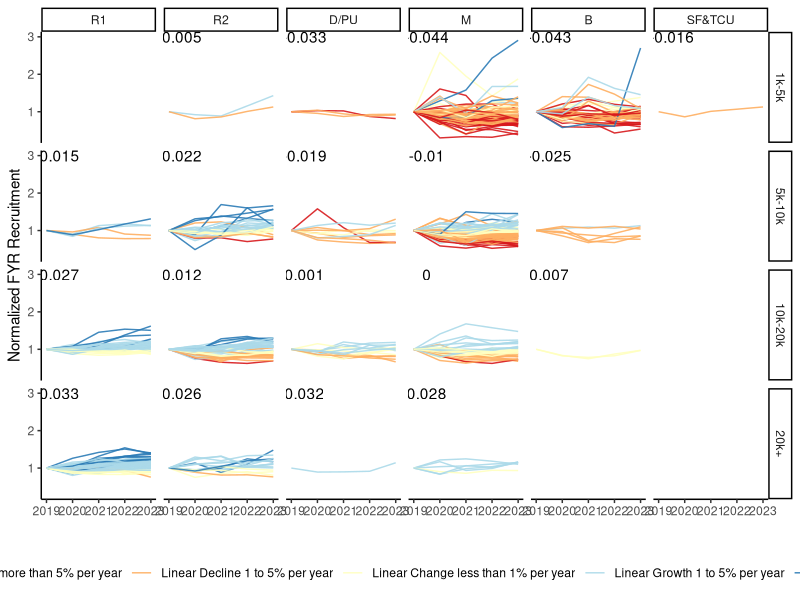
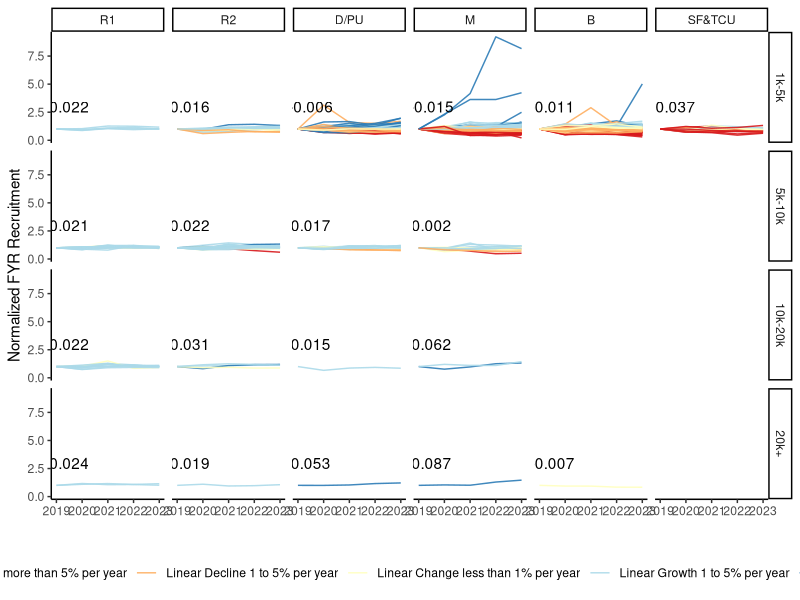
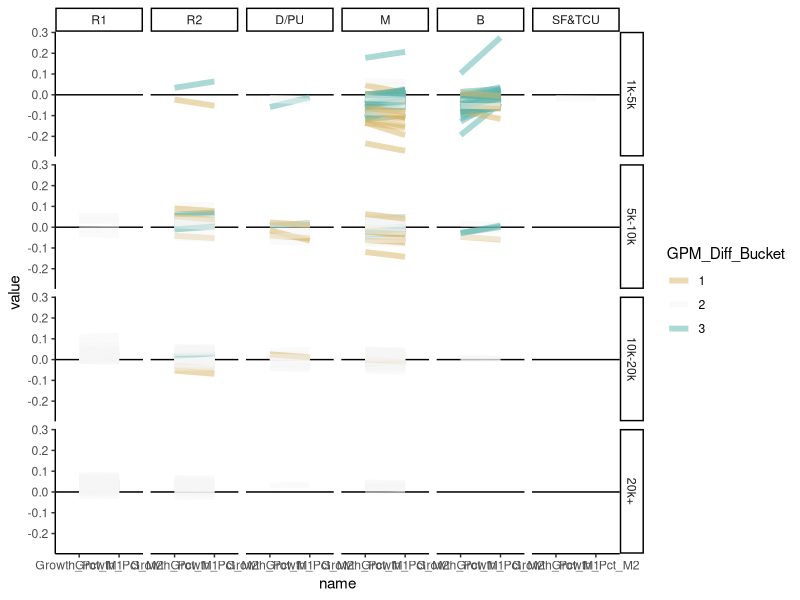
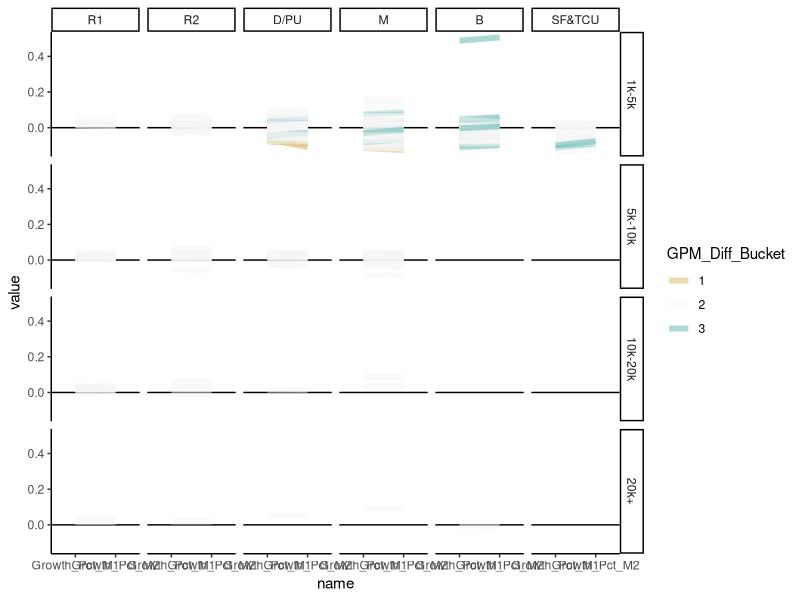
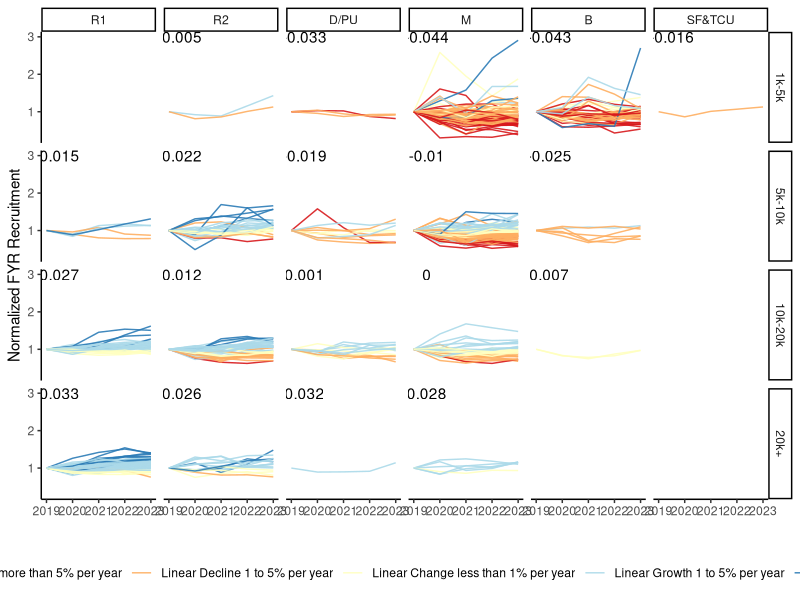
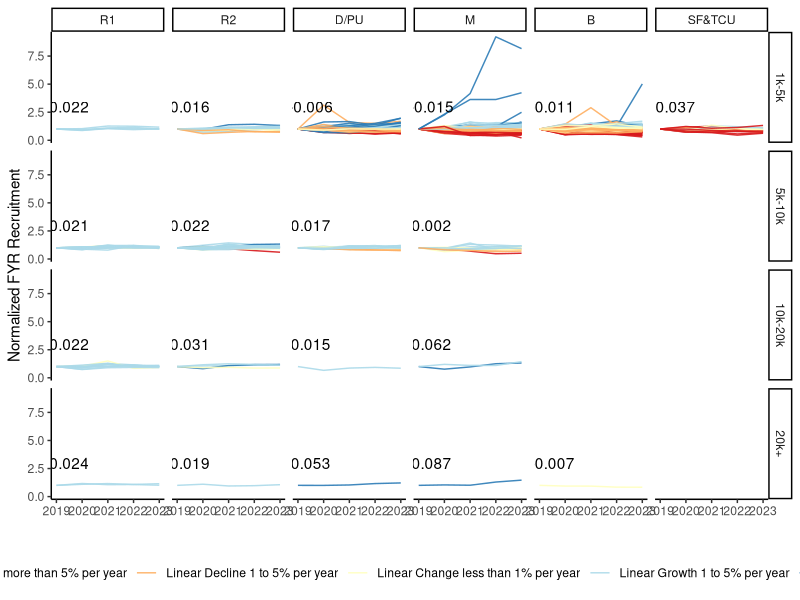
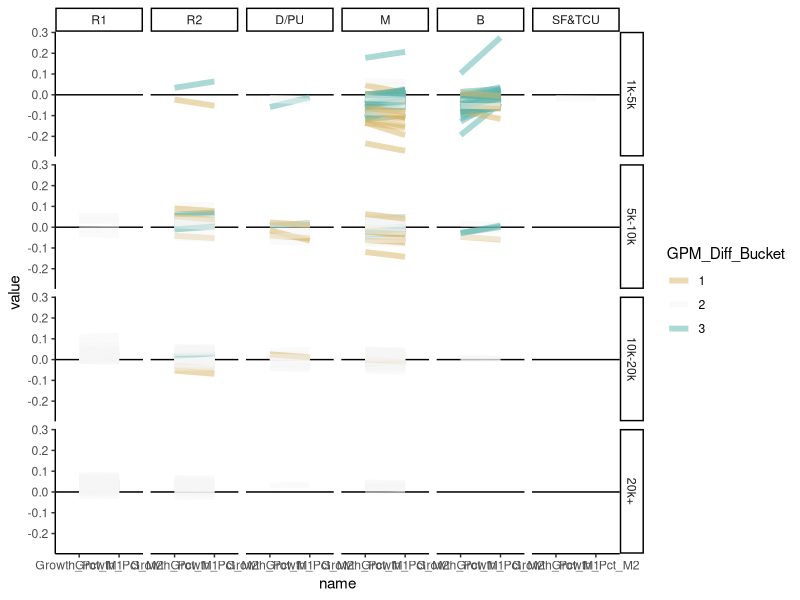
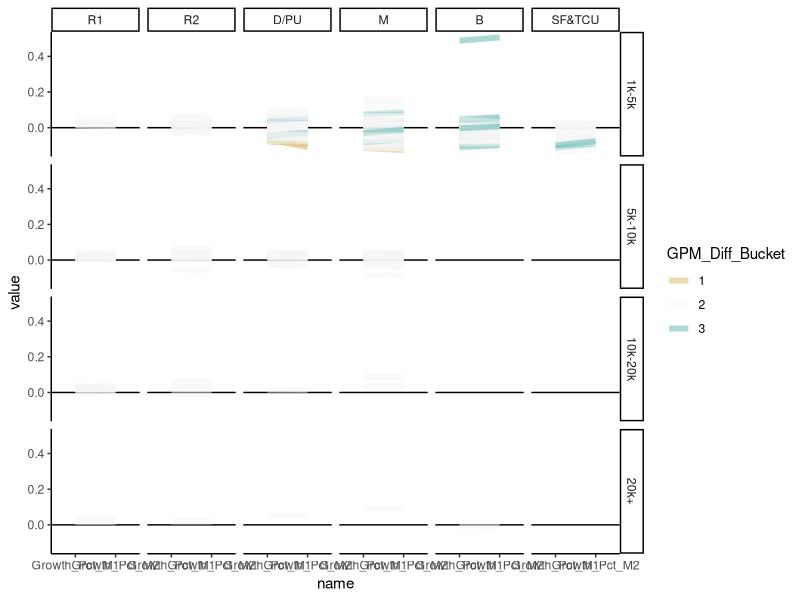

These figures' R source, in order:
## ---- chunk 1
library(tidyverse)
library(lme4)
## ---- chunk 2
full_dat3 <- read_csv("../Data/full_dat3.csv")
str(full_dat3)
## ---- chunk 3
public_dat3 <- full_dat3 %>% filter(sector == "public")
private_dat3 <- full_dat3 %>% filter(sector == "private")
## ---- chunk 4
public_dat3 %>%
  group_by(unit_id) %>%
  summarise(N_year = length(unique(year))) %>%
  ungroup() %>%
  count(N_year)
  
private_dat3 %>%
  group_by(unit_id) %>%
  summarise(N_year = length(unique(year))) %>%
  ungroup() %>%
  count(N_year)
## ---- chunk 5
public_dat3 %>%
  group_by(unit_id) %>%
  summarise(Min_Enrl = min(overall_enrollment), Max_Enrl = max(overall_enrollment)) %>%
  ungroup() %>%
  count(Min_Enrl < 1000, Max_Enrl > 1000)
  # filter(Min_Enrl < 1000, Max_Enrl > 1000)
private_dat3 %>%
  group_by(unit_id) %>%
  summarise(Min_Enrl = min(overall_enrollment), Max_Enrl = max(overall_enrollment)) %>%
  ungroup() %>%
  count(Min_Enrl < 1000, Max_Enrl > 1000)
  # filter(Min_Enrl < 1000, Max_Enrl > 1000)
## ---- chunk 6
public_dat3 %>%
  group_by(unit_id) %>%
  filter(year == min(year)) %>%
  ungroup() %>%
  filter(overall_enrollment >= 1000) %>%
  distinct(unit_id) %>%
  left_join(
    y = public_dat3,
    by = "unit_id"
  )

private_dat3 %>%
  group_by (unit_id) %>%
  filter(year == min(year)) %>%
  ungroup() %>%
  filter(overall_enrollment >= 1000) %>%
  distinct(unit_id) %>%
  left_join(
    y = private_dat3,
    by = "unit_id"
  )

private_dat3 %>%
  group_by (unit_id) %>%
  filter(year == min(year)) %>%
  ungroup() %>%
  filter(overall_enrollment < 1000) %>%
  mutate(
    Enrl_Level = case_when(
      overall_enrollment >= 800 ~ "800+",
      overall_enrollment >= 600 ~ "600-800",
      overall_enrollment >= 400 ~ "400-600",
      overall_enrollment >= 200 ~ "200-400",
      overall_enrollment > 0 ~ "1-200"
    )
  ) %>%
  count(Enrl_Level)

## ---- chunk 7
public_dat3 %>%
  distinct(unit_id, carnegie) %>%
  count(carnegie)
private_dat3 %>%
  distinct(unit_id, carnegie) %>%
  count(carnegie)

# table(full_dat3$carnegie)
# table(private_dat3_x5$carnegie)
## ---- chunk 8
public_dat3_x <- public_dat3 %>%
  # In the Carnegie universe
  filter(carnegie != "Not Carnegie") %>%
  # At least 1000 overall enrollment in first reporting year
  group_by(unit_id) %>%
  filter(year == min(year)) %>%
  ungroup() %>%
  filter(overall_enrollment >= 1000) %>%
  distinct(unit_id) %>%
  left_join(
    y = public_dat3,
    by = "unit_id"
  ) %>%
  # Has all 5 years of data
  group_by(unit_id) %>%
  summarise(N_year = length(unique(year))) %>%
  ungroup() %>%
  left_join(
    y = public_dat3,
    by = "unit_id"
  ) %>%
  mutate(
    year_0 = year - min(year),
    # Log transforms: first-time enrollment; HS grads by state; applicants; average net price with aid
    log_fyr = log(first_time_enrollment),
    log_hs = log(hs_grad_state),
    log_apps = log(applicants),
    log_price = log(avg_net_price_w_aid),
    sy_fyr = scale(log_fyr),
    x_year = year_0,
    sx_hs = scale(log_hs), # log this
    sx_bach = scale(pct_bachelors_2018_state),
    x_rural = factor(locale_rural),
    sx_pell = scale(pct_pell),
    sx_race_minority = scale(pct_race_minority),
    sx_price = scale(log_price), # don't log this
    sx_apps = scale(log_apps), # log this
    sx_admit_rate = scale(admissions_rate)
  )

public_dat3_x5 <- filter(public_dat3_x, N_year == 5)

private_dat3_x <- private_dat3 %>%
  # In the Carnegie universe
  filter(carnegie != "Not Carnegie") %>%
  # At least 1000 overall enrollment in first reporting year
  group_by(unit_id) %>%
  filter(year == min(year)) %>%
  ungroup() %>%
  filter(overall_enrollment >= 1000) %>%
  distinct(unit_id) %>%
  left_join(
    y = private_dat3,
    by = "unit_id"
  ) %>%
  # Has all 5 years of data
  group_by(unit_id) %>%
  summarise(N_year = length(unique(year))) %>%
  ungroup() %>%
  left_join(
    y = private_dat3,
    by = "unit_id"
  ) %>%
  mutate(
    year_0 = year - min(year),
    # Log transforms: first-time enrollment; HS grads by state; applicants; average net price with aid
    log_fyr = log(first_time_enrollment),
    log_hs = log(hs_grad_state),
    log_apps = log(applicants),
    log_price = log(avg_net_price_w_aid),
    sy_fyr = scale(log_fyr),
    x_year = year_0,
    sx_hs = scale(log_hs),
    sx_bach = scale(pct_bachelors_2018_state),
    x_rural = factor(locale_rural),
    sx_pell = scale(pct_pell),
    sx_race_minority = scale(pct_race_minority),
    sx_price = scale(log_price),
    sx_apps = scale(log_apps),
    sx_admit_rate = scale(admissions_rate)
  )

private_dat3_x5 <- filter(private_dat3_x, N_year == 5)
## ---- chunk 9
distinct(public_dat3_x5, unit_id) ; distinct(private_dat3_x5, unit_id)
distinct(public_dat3_x, unit_id) ; distinct(private_dat3_x, unit_id)

## ---- chunk 10
formula_1 <- formula(
  first_time_enrollment ~
    1
    + x_year
    # + (1 + x_year | carnegie)
    + (1 + x_year | unit_id)
)
## ---- chunk 11
m_public_1 <- lme4::lmer(
  formula = formula_1,
  data = public_dat3_x5
)
summary(m_public_1)
coef(m_public_1)
# fitted(m_public_1)
# resid(m_public_1)
## ---- chunk 12
m_private_1 <- lme4::lmer(
  formula = formula_1,
  data = private_dat3_x5
)
summary(m_private_1)
coef(m_private_1)
# fitted(m_private_1)
# resid(m_private_1)
## ---- chunk 13
public_fyr_normalized <- public_dat3_x5 %>%
  filter(x_year==0) %>%
  select(unit_id, first_time_enrollment, overall_enrollment) %>%
  rename(baseline_enrollment = first_time_enrollment, baseline_overall=overall_enrollment) %>%
  left_join(
    y = public_dat3_x5 %>% select(unit_id, institution_name, carnegie, year, x_year, first_time_enrollment),
    by = "unit_id"
  ) %>%
  mutate(
    normalized_enrollment = first_time_enrollment / baseline_enrollment,
    size_category = case_when(
      baseline_overall >= 1000 & baseline_overall < 5000 ~ "1k-5k",
      baseline_overall >= 5000 & baseline_overall < 10000 ~ "5k-10k",
      baseline_overall >= 10000 & baseline_overall < 20000 ~ "10k-20k",
      baseline_overall >= 20000 ~ "20k+"
    ) %>% factor(levels = c("1k-5k","5k-10k","10k-20k","20k+")),
    carnegie_category = factor(
      carnegie,
      levels = c("R1", "R2", "R0", "M", "Baccalaureate", "Special or Tribal"),
      labels = c("R1", "R2", "D/PU", "M", "B", "SF&TCU")
    )
  ) %>%
  left_join(
    y = tibble(
      unit_id = rownames(coef(m_public_1)$unit_id) %>% as.numeric(),
      time_slope = coef(m_public_1)$unit_id[,"x_year"],
      enrl_intcpt = coef(m_public_1)$unit_id[,"(Intercept)"],
      growth_pct = time_slope / enrl_intcpt,
      growth_bucket = case_when(
        growth_pct < -0.05 ~ "Linear Decline more than 5% per year",
        growth_pct < -0.01 ~ "Linear Decline 1 to 5% per year",
        growth_pct <= 0.01 ~ "Linear Change less than 1% per year",
        growth_pct <= 0.05 ~ "Linear Growth 1 to 5% per year",
        growth_pct > 0.05 ~ "Linear Growth more than 5% per year"
      ) %>% factor(levels = c("Linear Decline more than 5% per year","Linear Decline 1 to 5% per year","Linear Change less than 1% per year","Linear Growth 1 to 5% per year","Linear Growth more than 5% per year"))
    ) ,
    by = "unit_id"
  )

public_fyr_slope_avg <- public_fyr_normalized %>%
  group_by(size_category, carnegie_category) %>%
  summarise(Avg_Slope = mean(growth_pct))
## ---- chunk 14
# public_fyr_normalized %>%
#   ggplot(aes(x=x_year, y=normalized_enrollment, group=unit_id, color=growth_bucket)) +
#   geom_line(alpha = 0.9) +
#   scale_color_brewer(type="div", palette = "RdYlBu") +
#   facet_wrap(~size_category) +
#   theme_classic()
# 
# public_fyr_normalized %>%
#   ggplot(aes(x=x_year, y=normalized_enrollment, group=unit_id, color=growth_bucket)) +
#   geom_line(alpha = 0.9) +
#   scale_color_brewer(type="div", palette = "RdYlBu") +
#   facet_wrap(~carnegie_category) +
#   theme_classic()

public_fyr_normalized %>%
  ggplot(aes(x=x_year, y=normalized_enrollment)) +
  geom_line(mapping=aes(group=unit_id, color=growth_bucket), alpha = 0.9) +
  scale_color_brewer(type="div", palette = "RdYlBu") +
  geom_text(data=public_fyr_slope_avg, mapping=aes(x=0.5,y=3,label=round(Avg_Slope, 3))) +
  scale_y_continuous(name = "Normalized FYR Recruitment") +
  scale_x_continuous(name = "", labels = c(2019, 2020, 2021, 2022, 2023)) +
  facet_grid(size_category~carnegie_category) +
  # geom_abline(data=public_fyr_slope_avg, mapping=aes(slope=Avg_Slope, intercept=1), linewidth=1, linetype = 1) +
  theme_classic() +
  theme(legend.position = "bottom")
ggsave("../Results/normalized_fyr_public.png")

## ---- chunk 15
private_fyr_normalized <- private_dat3_x5 %>%
  filter(x_year==0) %>%
  select(unit_id, first_time_enrollment, overall_enrollment) %>%
  rename(baseline_enrollment = first_time_enrollment, baseline_overall=overall_enrollment) %>%
  left_join(
    y = private_dat3_x5 %>% select(unit_id, institution_name, carnegie, year, x_year, first_time_enrollment),
    by = "unit_id"
  ) %>%
  mutate(
    normalized_enrollment = first_time_enrollment / baseline_enrollment,
    size_category = case_when(
      baseline_overall >= 1000 & baseline_overall < 5000 ~ "1k-5k",
      baseline_overall >= 5000 & baseline_overall < 10000 ~ "5k-10k",
      baseline_overall >= 10000 & baseline_overall < 20000 ~ "10k-20k",
      baseline_overall >= 20000 ~ "20k+"
    ) %>% factor(levels = c("1k-5k","5k-10k","10k-20k","20k+")),
    carnegie_category = factor(
      carnegie,
      levels = c("R1", "R2", "R0", "M", "Baccalaureate", "Special or Tribal"),
      labels = c("R1", "R2", "D/PU", "M", "B", "SF&TCU")
    )
  ) %>%
  left_join(
    y = tibble(
      unit_id = rownames(coef(m_private_1)$unit_id) %>% as.numeric(),
      time_slope = coef(m_private_1)$unit_id[,"x_year"],
      enrl_intcpt = coef(m_private_1)$unit_id[,"(Intercept)"],
      growth_pct = time_slope / enrl_intcpt,
      growth_bucket = case_when(
        growth_pct < -0.05 ~ "Linear Decline more than 5% per year",
        growth_pct < -0.01 ~ "Linear Decline 1 to 5% per year",
        growth_pct <= 0.01 ~ "Linear Change less than 1% per year",
        growth_pct <= 0.05 ~ "Linear Growth 1 to 5% per year",
        growth_pct > 0.05 ~ "Linear Growth more than 5% per year"
      ) %>% factor(levels = c("Linear Decline more than 5% per year","Linear Decline 1 to 5% per year","Linear Change less than 1% per year","Linear Growth 1 to 5% per year","Linear Growth more than 5% per year"))
    ) ,
    by = "unit_id"
  )

private_fyr_slope_avg <- private_fyr_normalized %>%
  group_by(size_category, carnegie_category) %>%
  summarise(Avg_Slope = mean(growth_pct))
## ---- chunk 16
private_fyr_normalized %>%
  ggplot(aes(x=x_year, y=normalized_enrollment)) +
  geom_line(mapping=aes(group=unit_id, color=growth_bucket), alpha = 0.9) +
  scale_color_brewer(type="div", palette = "RdYlBu") +
  geom_text(data=private_fyr_slope_avg, mapping=aes(x=0.5,y=3,label=round(Avg_Slope, 3))) +
  scale_y_continuous(name = "Normalized FYR Recruitment") +
  scale_x_continuous(name = "", labels = c(2019, 2020, 2021, 2022, 2023)) +
  facet_grid(size_category~carnegie_category) +
  # geom_abline(data=private_fyr_slope_avg, mapping=aes(slope=Avg_Slope, intercept=1), linewidth=1, linetype = 1) +
  theme_classic() +
  theme(legend.position = "bottom")
ggsave("../Results/normalized_fyr_private.png")

## ---- chunk 17
public_fyr_normalized %>%
  distinct(unit_id, growth_pct, growth_bucket) %>%
  count(growth_bucket) %>%
  mutate(pct = round(n/sum(n), 2))

private_fyr_normalized %>%
  distinct(unit_id, growth_pct, growth_bucket) %>%
  count(growth_bucket) %>%
  mutate(pct = round(n/sum(n), 2))

public_fyr_normalized %>%
  distinct(unit_id, growth_pct, growth_bucket, carnegie, size_category) %>%
  group_by(carnegie, size_category) %>%
  summarise(
    tot_decline = sum(growth_bucket %in% c("Linear Decline 1 to 5% per year","Linear Decline more than 5% per year")),
    tot_inst = length(unique(unit_id)),
    decline_frac = paste0(tot_decline,"/",tot_inst, " (", 100*round(tot_decline/tot_inst,2), "%)")
  )

private_fyr_normalized %>%
  distinct(unit_id, growth_pct, growth_bucket, carnegie, size_category) %>%
  group_by(carnegie, size_category) %>%
  summarise(
    tot_decline = sum(growth_bucket %in% c("Linear Decline 1 to 5% per year","Linear Decline more than 5% per year")),
    tot_inst = length(unique(unit_id)),
    decline_frac = paste0(tot_decline,"/",tot_inst, " (", 100*round(tot_decline/tot_inst,2), "%)")
  )

## ---- chunk 18
formula_2 <- formula(
  first_time_enrollment ~
    1
    + x_year
    + x_rural
    + sx_bach # Percent of adults with bachelors degree in the state where the institution is located, standardized
    + sx_hs # The number of high school graduates that year, logged and standardized
    # + (1 + x_year | carnegie)
    + (1 + x_year | unit_id)
)
## ---- chunk 19
m_public_2 <- lmer(formula_2, public_dat3_x5)
summary(m_public_2)
## ---- chunk 20
coef(m_public_1)$unit_id
coef(m_public_2)$unit_id

tibble(
  unit_id = rownames(coef(m_public_1)$unit_id) %>% as.numeric(),
  M1_Intcpt = coef(m_public_1)$unit_id[,"(Intercept)"],
  M1_Slope = coef(m_public_1)$unit_id[,"x_year"],
  M2_Slope = coef(m_public_2)$unit_id[,"x_year"],
  Growth_Pct_M1 = M1_Slope / M1_Intcpt,
  Growth_Pct_M2 = M2_Slope / M1_Intcpt,
  GPM_Diff = Growth_Pct_M2 - Growth_Pct_M1,
  GPM_Diff_Bucket = case_when(
    GPM_Diff < -0.01 ~ 1,
    GPM_Diff < 0.01 ~ 2,
    GPM_Diff >= 0.01 ~ 3
  ) %>% factor()
) %>%
  pivot_longer(cols=5:6) %>%
  left_join(
    y = public_fyr_normalized %>% distinct(unit_id, carnegie_category, size_category),
    by = "unit_id"
  ) %>%
  ggplot(aes(x=name, y=value)) +
  geom_hline(yintercept = 0) +
  geom_line(aes(group=unit_id, color=GPM_Diff_Bucket), alpha = 0.5, linewidth=2) +
  scale_color_brewer(type="div") +
  facet_grid(size_category ~ carnegie_category) +
  theme_classic()
ggsave("../Results/m2_slope_shift_public.png")
## ---- chunk 21
m_private_2 <- lmer(formula_2, private_dat3_x5)
summary(m_private_2)
## ---- chunk 22
tibble(
  unit_id = rownames(coef(m_private_1)$unit_id) %>% as.numeric(),
  M1_Intcpt = coef(m_private_1)$unit_id[,"(Intercept)"],
  M1_Slope = coef(m_private_1)$unit_id[,"x_year"],
  M2_Slope = coef(m_private_2)$unit_id[,"x_year"],
  Growth_Pct_M1 = M1_Slope / M1_Intcpt,
  Growth_Pct_M2 = M2_Slope / M1_Intcpt,
  GPM_Diff = Growth_Pct_M2 - Growth_Pct_M1,
  GPM_Diff_Bucket = case_when(
    GPM_Diff < -0.01 ~ 1,
    GPM_Diff < 0.01 ~ 2,
    GPM_Diff >= 0.01 ~ 3
  ) %>% factor()
) %>%
  pivot_longer(cols=5:6) %>%
  left_join(
    y = private_fyr_normalized %>% distinct(unit_id, carnegie_category, size_category),
    by = "unit_id"
  ) %>%
  ggplot(aes(x=name, y=value)) +
  geom_hline(yintercept = 0) +
  geom_line(aes(group=unit_id, color=GPM_Diff_Bucket), alpha = 0.5, linewidth=2) +
  scale_color_brewer(type="div") +
  facet_grid(size_category ~ carnegie_category) +
  theme_classic()
ggsave("../Results/m2_slope_shift_private.png")
## ---- chunk 23
formula_3 <- formula(
  first_time_enrollment ~
    1
    + x_year
    + x_rural
    + sx_bach # Percent of adults with bachelors degree in the state where the institution is located, standardized
    + sx_hs # The number of high school graduates that year, logged and standardized
    + sx_race_minority
    + sx_pell
    + sx_apps
    + sx_admit_rate
    + sx_price
    # + (1 + x_year | carnegie)
    + (1 + x_year | unit_id)
)
## ---- chunk 24
m_public_3 <- lmer(formula = formula_3, data = public_dat3_x5)
summary(m_public_3)
coef(m_public_3)
## ---- chunk 25
m_private_3 <- lmer(formula = formula_3, data = private_dat3_x5)
summary(m_private_3)
coef(m_private_3)
## ---- chunk 26
cor(private_dat3_x5$sx_apps, private_dat3_x5$sx_admit_rate) # correlation is ~ -0.5 so not collinear

cor(private_dat3_x5[,c(
  "sx_apps"
  ,"sx_admit_rate"
  ,"sx_pell"
  ,"sx_price"
  ,"sx_race_minority"
  )
  ]
)

glmer(formula = formula_3, data = private_dat3_x5, family = "poisson") # this runs
## ---- chunk 27
glm_public_1 <- glmer(formula = formula_1, data = public_dat3_x5, family = "poisson")
glm_public_2 <- glmer(formula = formula_2, data = public_dat3_x5, family = "poisson")
glm_public_3 <- glmer(formula = formula_3, data = public_dat3_x5, family = "poisson")

glm_private_1 <- glmer(formula = formula_1, data = private_dat3_x5, family = "poisson")
glm_private_2 <- glmer(formula = formula_2, data = private_dat3_x5, family = "poisson")
glm_private_3 <- glmer(formula = formula_3, data = private_dat3_x5, family = "poisson")

## ---- chunk 28
map(
  .x = list(
    glm_public_1,
    glm_public_2,
    glm_public_3,
    glm_private_1,
    glm_private_2,
    glm_private_3
  ),
  .f = summary
)
## ---- chunk 29
anova(glm_public_1, glm_public_2, glm_public_3)

anova(glm_private_1, glm_private_2, glm_private_3)
## ---- chunk 30
lmer(formula = formula_3, data = private_dat3_x5, control = lmerControl())
?lmerControl
## ---- chunk 31
allFit(m_private_3)
